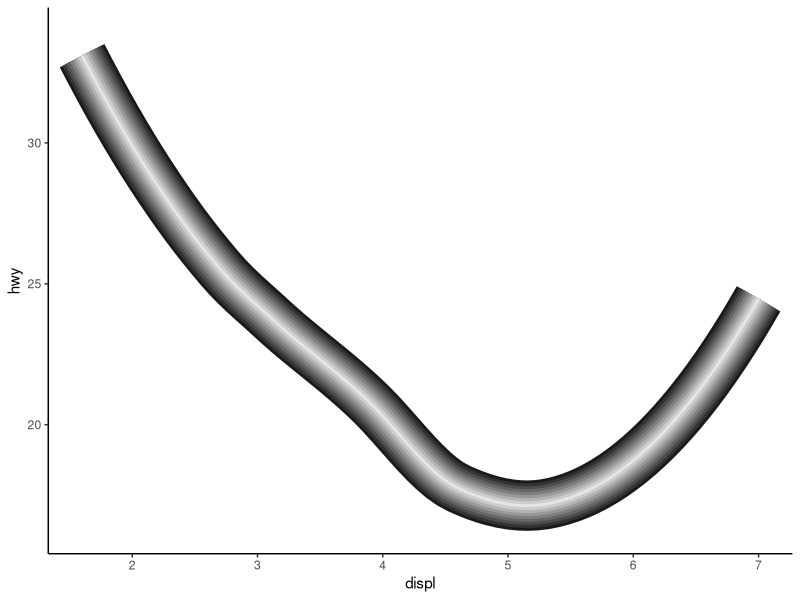

Generate this figure with R:
## ---- chunk 1
library(ggplot2)
ggplot(data = mpg, aes(x=displ, y=hwy))+
  geom_smooth(color="grey10", size = 17, se=F, method="loess")+
  geom_smooth(color="grey20", size = 15, se=F, method="loess")+
  geom_smooth(color="grey30", size = 13, se=F, method="loess")+
  geom_smooth(color="grey40", size = 11, se=F, method="loess")+
  geom_smooth(color="grey50", size = 9, se=F, method="loess")+
  geom_smooth(color="grey60", size = 7, se=F, method="loess")+
  geom_smooth(color="grey70", size = 5, se=F, method="loess")+
  geom_smooth(color="grey80", size = 3, se=F, method="loess")+
  geom_smooth(color="grey90", size = 1, se=F, method="loess")+
  theme_classic()+
  scale_y_continuous(expand = c(0.1,0.11))
